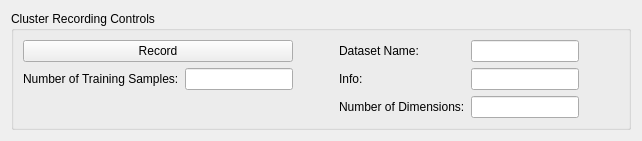
              <widget class="QWidget" name="page_3">
               <layout class="QGridLayout" name="gridLayout_110">
                <item row="0" column="0">
                 <widget class="QGroupBox" name="groupBox_26">
                  <property name="sizePolicy">
                   <sizepolicy hsizetype="Preferred" vsizetype="Preferred">
                    <horstretch>0</horstretch>
                    <verstretch>1</verstretch>
                   </sizepolicy>
                  </property>
                  <property name="title">
                   <string>Cluster Recording Controls</string>
                  </property>
                  <layout class="QGridLayout" name="gridLayout_11">
                   <item row="0" column="0">
                    <layout class="QHBoxLayout" name="horizontalLayout_29">
                     <item>
                      <layout class="QVBoxLayout" name="verticalLayout_8">
                       <item>
                        <widget class="QPushButton" name="dataLabellingTool_clusterModeRecordButton">
                         <property name="text">
                          <string>Record</string>
                         </property>
                        </widget>
                       </item>
                       <item>
                        <layout class="QFormLayout" name="formLayout_11">
                         <item row="0" column="0">
                          <widget class="QLabel" name="label_130">
                           <property name="text">
                            <string>Number of Training Samples:</string>
                           </property>
                          </widget>
                         </item>
                         <item row="0" column="1">
                          <widget class="QLineEdit" name="dataLabellingTool_clusterMode_numTrainingSamples"/>
                         </item>
                        </layout>
                       </item>
                      </layout>
                     </item>
                     <item>
                      <spacer name="horizontalSpacer_12">
                       <property name="orientation">
                        <enum>Qt::Horizontal</enum>
                       </property>
                       <property name="sizeHint" stdset="0">
                        <size>
                         <width>40</width>
                         <height>20</height>
                        </size>
                       </property>
                      </spacer>
                     </item>
                     <item>
                      <layout class="QFormLayout" name="formLayout_12">
                       <item row="0" column="0">
                        <widget class="QLabel" name="label_129">
                         <property name="text">
                          <string>Dataset Name:</string>
                         </property>
                        </widget>
                       </item>
                       <item row="0" column="1">
                        <widget class="QLineEdit" name="dataLabellingTool_clusterMode_datasetName"/>
                       </item>
                       <item row="1" column="0">
                        <widget class="QLabel" name="label_132">
                         <property name="text">
                          <string>Info:</string>
                         </property>
                        </widget>
                       </item>
                       <item row="1" column="1">
                        <widget class="QLineEdit" name="dataLabellingTool_clusterMode_infoTextField"/>
                       </item>
                       <item row="2" column="0">
                        <widget class="QLabel" name="label_128">
                         <property name="text">
                          <string>Number of Dimensions:</string>
                         </property>
                        </widget>
                       </item>
                       <item row="2" column="1">
                        <widget class="QLineEdit" name="dataLabellingTool_clusterMode_numInputDimensionsField"/>
                       </item>
                      </layout>
                     </item>
                     <item>
                      <spacer name="horizontalSpacer_13">
                       <property name="orientation">
                        <enum>Qt::Horizontal</enum>
                       </property>
                       <property name="sizeHint" stdset="0">
                        <size>
                         <width>40</width>
                         <height>20</height>
                        </size>
                       </property>
                      </spacer>
                     </item>
                    </layout>
                   </item>
                  </layout>
                 </widget>
                </item>
               </layout>
              </widget>
